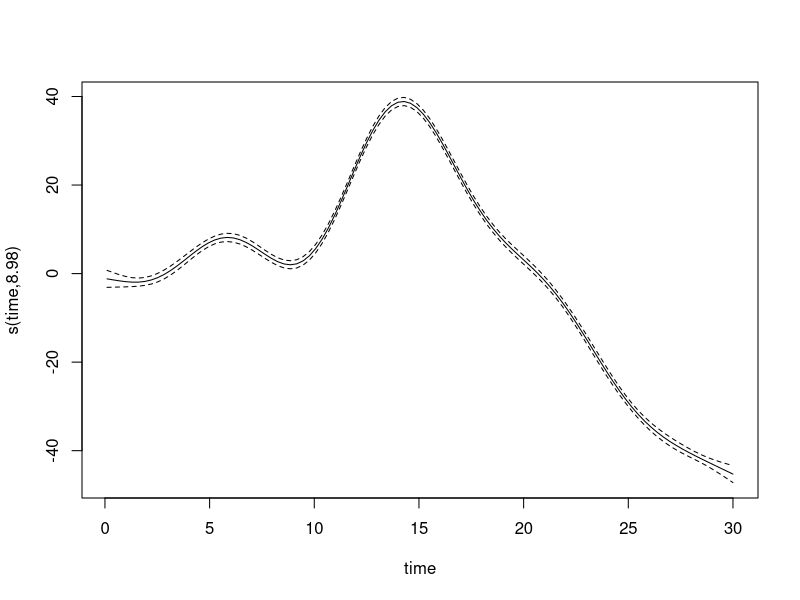
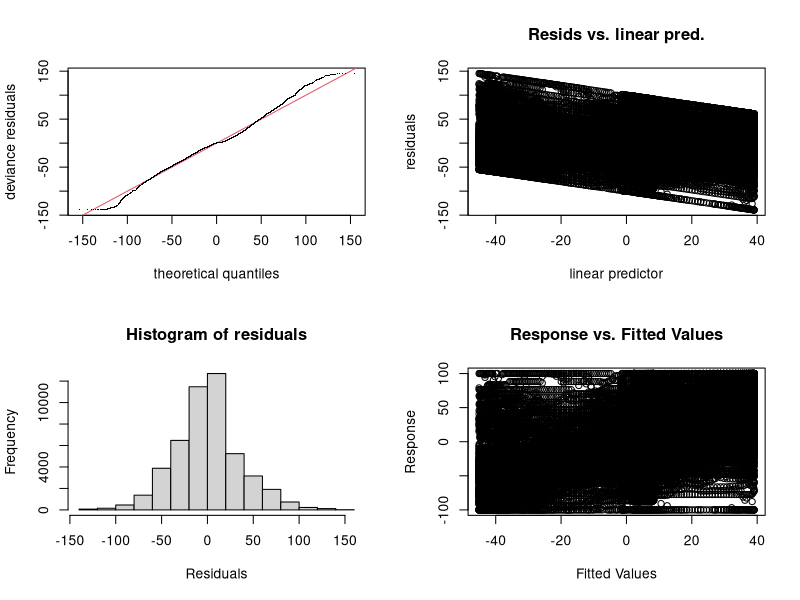
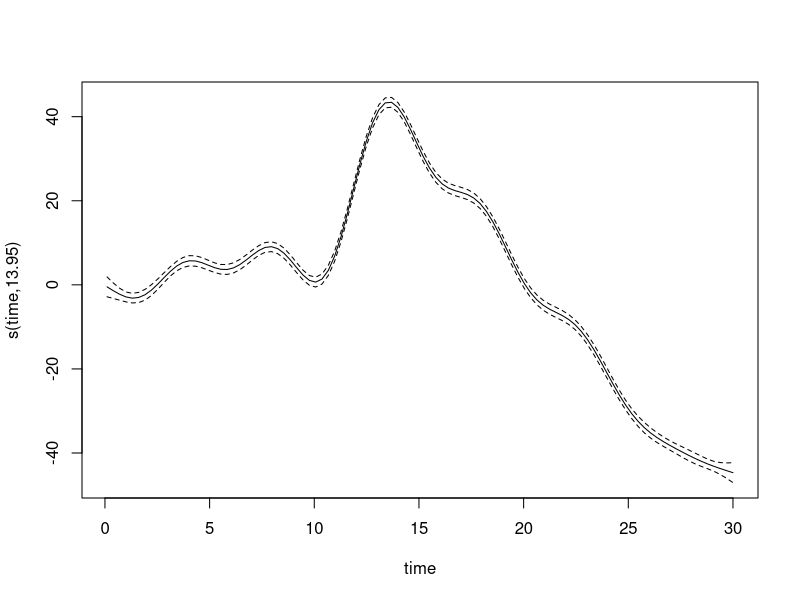
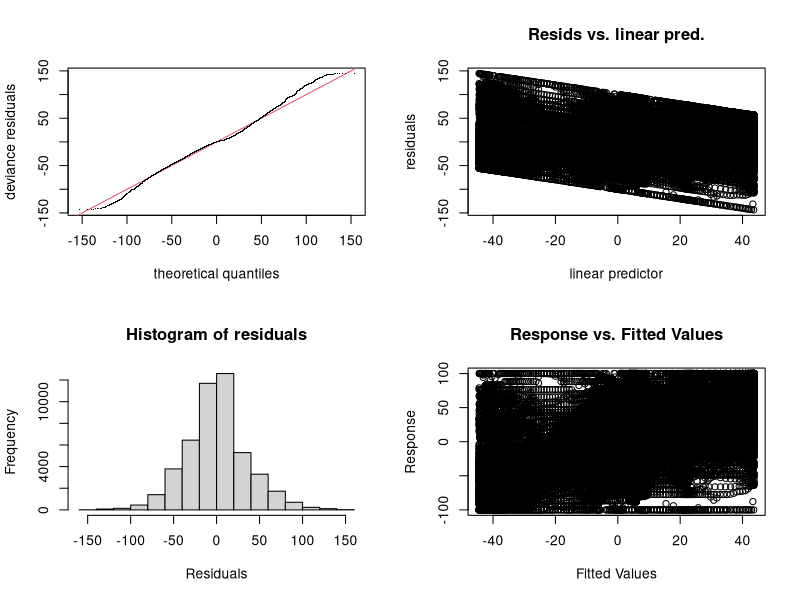
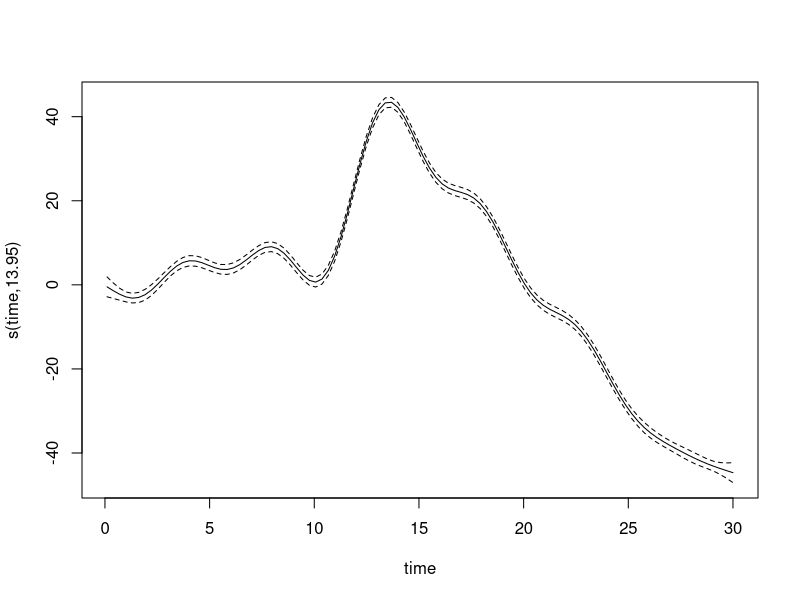
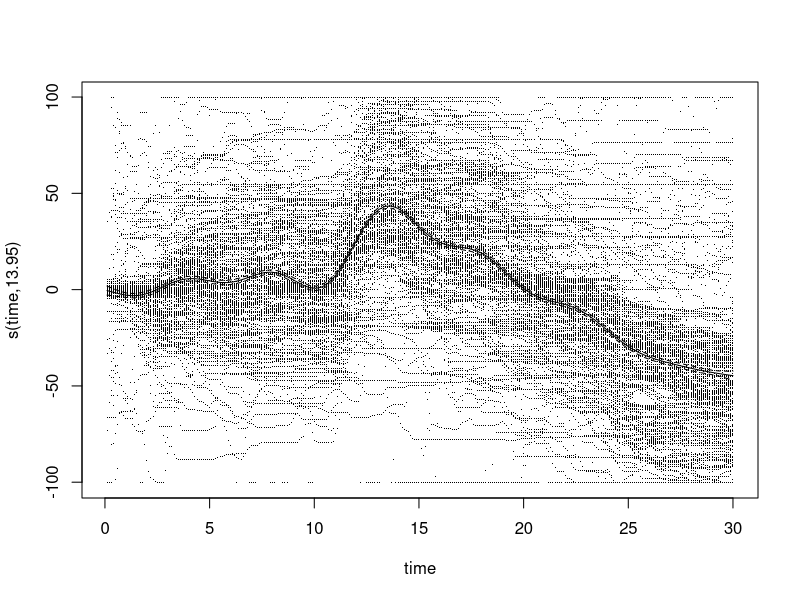
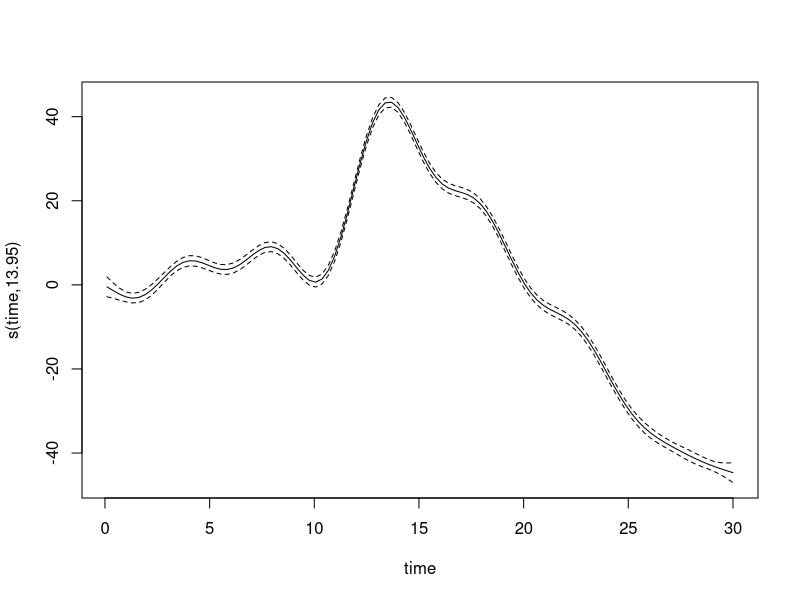

Reproduce these figures in R, in order. (Note: this script raises an error after producing the figures.)
library(mgcv)

Study1F03b <- read.csv("Study1F03b.csv")

head(Study1F03b)

str(Study1F03b)

mod1 <- gam(valence ~ s(time), data=Study1F03b)

summary(mod1)

coef(mod1)

plot(mod1)

gam.check(mod1, pages=1)

mod2 <- gam(valence ~ s(time, k=15), data=Study1F03b)

summary(mod2)

coef(mod2)

plot(mod2)

gam.check(mod2, pages=1)

mod2 <- gam(valence ~ s(time, k=15), data=Study1F03b)


plot(mod2, se=TRUE, shade=TRUE, shade.col = "rosybrown2")

plot(mod2, se=TRUE, shade=TRUE, shade.col = "rosybrown2", residuals = TRUE)


mod3 <- gam(valence ~ s(time, k=15) + as.factor(Sex), data=Study1F03b)

summary(mod3)

coef(mod3)

plot(mod3, se=TRUE, shade=TRUE, shade.col = "rosybrown2", all.terms=TRUE)

gam.check(mod3, pages=1)


mod4 <- gam(valence ~ s(time, k=15, by = as.factor(Sex)), data=Study1F03b)

summary(mod4)

coef(mod4)

plot(mod4, se=TRUE, shade=TRUE, shade.col = "rosybrown2")

gam.check(mod4, pages=1)


mod5 <- gam(valence ~ s(time, k=15, by = as.factor(Sex)) + as.factor(Sex), data=Study1F03b)

summary(mod5)

coef(mod5)

plot(mod5, se=TRUE, shade=TRUE, shade.col = "rosybrown2")

gam.check(mod5, pages=1)
